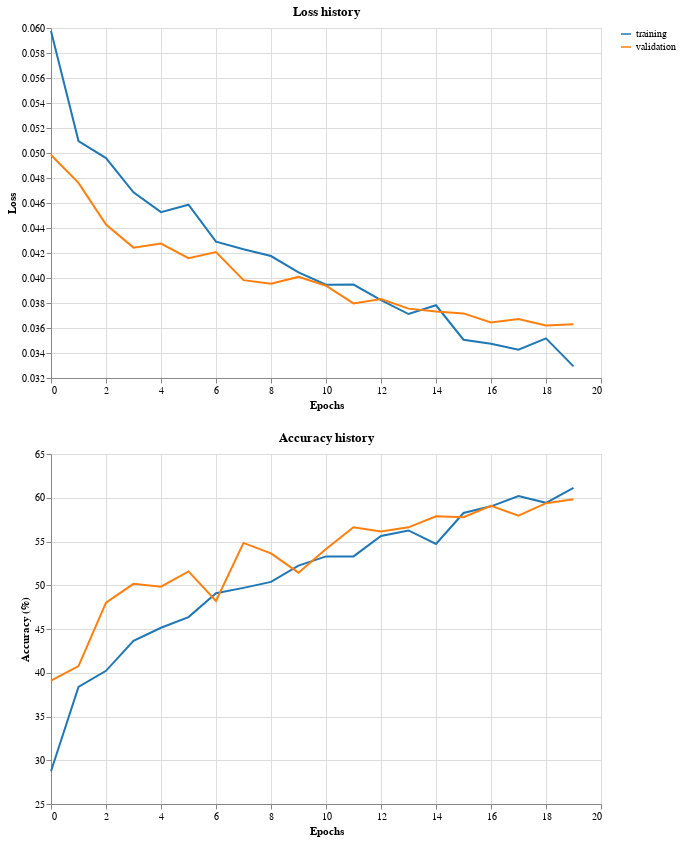

The cell this chart's notebook holds for it:
### Code cell
trainer.plot_training_history()

### Figure 1 — Vega-Lite specification as saved in the notebook (floating-point values rounded to 4 significant figures)
{"config": {"view": {"continuousWidth": 300, "continuousHeight": 300}}, "vconcat": [{"data": {"name": "data-f7e76da91b4462fe7d3b62e48d126083"}, "mark": {"type": "line", "strokeWidth": 2}, "encoding": {"color": {"field": "Type", "legend": {"title": null}, "scale": {"domain": ["training", "validation"], "range": ["#1f77b4", "#ff7f0e"]}, "type": "nominal"}, "x": {"field": "Epochs", "title": "Epochs", "type": "quantitative"}, "y": {"field": "Loss", "scale": {"zero": false}, "title": "Loss", "type": "quantitative"}}, "height": 350, "title": "Loss history", "width": 550}, {"data": {"name": "data-3205265e17381905e3fc35c94242c563"}, "mark": {"type": "line", "strokeWidth": 2}, "encoding": {"color": {"field": "Type", "legend": {"title": null}, "scale": {"domain": ["training", "validation"], "range": ["#1f77b4", "#ff7f0e"]}, "type": "nominal"}, "x": {"field": "Epochs", "title": "Epochs", "type": "quantitative"}, "y": {"field": "Accuracy", "scale": {"zero": false}, "title": "Accuracy (%)", "type": "quantitative"}}, "height": 350, "title": "Accuracy history", "width": 550}], "$schema": "https://vega.github.io/schema/vega-lite/v5.20.1.json", "datasets": {"data-f7e76da91b4462fe7d3b62e48d126083": [{"Epochs": 0, "Loss": 0.05976, "Type": "training"}, {"Epochs": 1, "Loss": 0.05096, "Type": "training"}, {"Epochs": 2, "Loss": 0.0496, "Type": "training"}, {"Epochs": 3, "Loss": 0.04685, "Type": "training"}, {"Epochs": 4, "Loss": 0.04527, "Type": "training"}, {"Epochs": 5, "Loss": 0.04586, "Type": "training"}, {"Epochs": 6, "Loss": 0.0429, "Type": "training"}, {"Epochs": 7, "Loss": 0.0423, "Type": "training"}, {"Epochs": 8, "Loss": 0.04176, "Type": "training"}, {"Epochs": 9, "Loss": 0.04044, "Type": "training"}, {"Epochs": 10, "Loss": 0.03946, "Type": "training"}, {"Epochs": 11, "Loss": 0.03948, "Type": "training"}, {"Epochs": 12, "Loss": 0.03823, "Type": "training"}, {"Epochs": 13, "Loss": 0.03712, "Type": "training"}, {"Epochs": 14, "Loss": 0.03782, "Type": "training"}, {"Epochs": 15, "Loss": 0.03506, "Type": "training"}, {"Epochs": 16, "Loss": 0.03473, "Type": "training"}, {"Epochs": 17, "Loss": 0.03426, "Type": "training"}, {"Epochs": 18, "Loss": 0.03517, "Type": "training"}, {"Epochs": 19, "Loss": 0.03293, "Type": "training"}, {"Epochs": 0, "Loss": 0.04983, "Type": "validation"}, {"Epochs": 1, "Loss": 0.04761, "Type": "validation"}, {"Epochs": 2, "Loss": 0.04428, "Type": "validation"}, {"Epochs": 3, "Loss": 0.04243, "Type": "validation"}, {"Epochs": 4, "Loss": 0.04275, "Type": "validation"}, {"Epochs": 5, "Loss": 0.04158, "Type": "validation"}, {"Epochs": 6, "Loss": 0.04208, "Type": "validation"}, {"Epochs": 7, "Loss": 0.03983, "Type": "validation"}, {"Epochs": 8, "Loss": 0.03954, "Type": "validation"}, {"Epochs": 9, "Loss": 0.04009, "Type": "validation"}, {"Epochs": 10, "Loss": 0.03938, "Type": "validation"}, {"Epochs": 11, "Loss": 0.03797, "Type": "validation"}, {"Epochs": 12, "Loss": 0.03832, "Type": "validation"}, {"Epochs": 13, "Loss": 0.03755, "Type": "validation"}, {"Epochs": 14, "Loss": 0.03732, "Type": "validation"}, {"Epochs": 15, "Loss": 0.03717, "Type": "validation"}, {"Epochs": 16, "Loss": 0.03644, "Type": "validation"}, {"Epochs": 17, "Loss": 0.03671, "Type": "validation"}, {"Epochs": 18, "Loss": 0.03621, "Type": "validation"}, {"Epochs": 19, "Loss": 0.0363, "Type": "validation"}], "data-3205265e17381905e3fc35c94242c563": [{"Epochs": 0, "Accuracy": 28.74, "Type": "training"}, {"Epochs": 1, "Accuracy": 38.38, "Type": "training"}, {"Epochs": 2, "Accuracy": 40.22, "Type": "training"}, {"Epochs": 3, "Accuracy": 43.64, "Type": "training"}, {"Epochs": 4, "Accuracy": 45.14, "Type": "training"}, {"Epochs": 5, "Accuracy": 46.36, "Type": "training"}, {"Epochs": 6, "Accuracy": 49.08, "Type": "training"}, {"Epochs": 7, "Accuracy": 49.7, "Type": "training"}, {"Epochs": 8, "Accuracy": 50.38, "Type": "training"}, {"Epochs": 9, "Accuracy": 52.24, "Type": "training"}, {"Epochs": 10, "Accuracy": 53.3, "Type": "training"}, {"Epochs": 11, "Accuracy": 53.3, "Type": "training"}, {"Epochs": 12, "Accuracy": 55.64, "Type": "training"}, {"Epochs": 13, "Accuracy": 56.26, "Type": "training"}, {"Epochs": 14, "Accuracy": 54.72, "Type": "training"}, {"Epochs": 15, "Accuracy": 58.26, "Type": "training"}, {"Epochs": 16, "Accuracy": 59.02, "Type": "training"}, {"Epochs": 17, "Accuracy": 60.2, "Type": "training"}, {"Epochs": 18, "Accuracy": 59.42, "Type": "training"}, {"Epochs": 19, "Accuracy": 61.12, "Type": "training"}, {"Epochs": 0, "Accuracy": 39.1, "Type": "validation"}, {"Epochs": 1, "Accuracy": 40.76, "Type": "validation"}, {"Epochs": 2, "Accuracy": 48.02, "Type": "validation"}, {"Epochs": 3, "Accuracy": 50.16, "Type": "validation"}, {"Epochs": 4, "Accuracy": 49.84, "Type": "validation"}, {"Epochs": 5, "Accuracy": 51.58, "Type": "validation"}, {"Epochs": 6, "Accuracy": 48.2, "Type": "validation"}, {"Epochs": 7, "Accuracy": 54.84, "Type": "validation"}, {"Epochs": 8, "Accuracy": 53.64, "Type": "validation"}, {"Epochs": 9, "Accuracy": 51.44, "Type": "validation"}, {"Epochs": 10, "Accuracy": 54.14, "Type": "validation"}, {"Epochs": 11, "Accuracy": 56.62, "Type": "validation"}, {"Epochs": 12, "Accuracy": 56.14, "Type": "validation"}, {"Epochs": 13, "Accuracy": 56.62, "Type": "validation"}, {"Epochs": 14, "Accuracy": 57.88, "Type": "validation"}, {"Epochs": 15, "Accuracy": 57.78, "Type": "validation"}, {"Epochs": 16, "Accuracy": 59.08, "Type": "validation"}, {"Epochs": 17, "Accuracy": 57.94, "Type": "validation"}, {"Epochs": 18, "Accuracy": 59.38, "Type": "validation"}, {"Epochs": 19, "Accuracy": 59.84, "Type": "validation"}]}}
